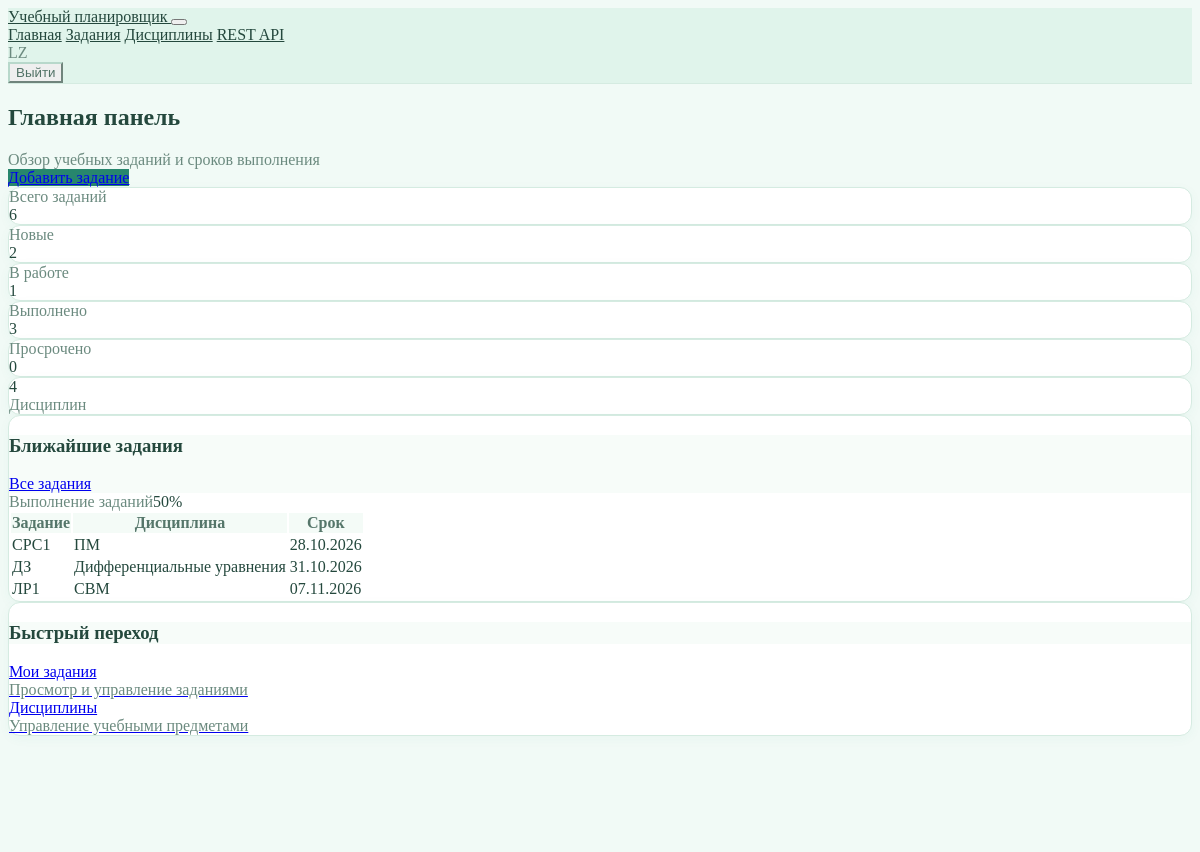
The app's page / (signed in) with its own data.
### planner/models.py (models this page shows, shortened)
class Task(models.Model):
    owner = models.ForeignKey(
        settings.AUTH_USER_MODEL, on_delete=models.CASCADE,
        related_name='tasks', null=True, blank=True, verbose_name='Владелец',
    )
    STATUS_CHOICES = [
        ('new', 'Новое'),
        ('in_progress', 'В работе'),
        ('completed', 'Выполнено'),
    ]
    title = models.CharField('Название задания', max_length=200)
    subject = models.ForeignKey(
        Subject,
        on_delete=models.PROTECT,
        related_name='tasks',
        verbose_name='Дисциплина',
    )
    due_date = models.DateField('Срок выполнения')
    status = models.CharField(
        'Статус',
        max_length=20,
        choices=STATUS_CHOICES,
        default='new',
    )
    class Meta:
        ordering = ['due_date', 'title']
        verbose_name = 'Задание'
        verbose_name_plural = 'Задания'

class Subject(models.Model):
    owner = models.ForeignKey(
        settings.AUTH_USER_MODEL, on_delete=models.CASCADE,
        related_name='subjects', null=True, blank=True, verbose_name='Владелец',
    )
    name = models.CharField('Название дисциплины', max_length=150)
    description = models.TextField('Описание', blank=True)
    class Meta:
        ordering = ['name']
        verbose_name = 'Дисциплина'
        verbose_name_plural = 'Дисциплины'

### planner/views.py (the view)
# urls.py: path('', views.dashboard, name='dashboard'),
@login_required
def dashboard(request):
    today = timezone.localdate()
    tasks = Task.objects.filter(owner=request.user).select_related('subject')
    total_tasks = tasks.count()
    completed_tasks = tasks.filter(status='completed').count()
    context = {
        'total_tasks': total_tasks,
        'completed_tasks': completed_tasks,
        'new_tasks': tasks.filter(status='new').count(),
        'in_progress_tasks': tasks.filter(status='in_progress').count(),
        'overdue_tasks': tasks.filter(due_date__lt=today).exclude(status='completed').count(),
        'subject_count': Subject.objects.filter(owner=request.user).count(),
        'completion_percent': round(completed_tasks / total_tasks * 100) if total_tasks else 0,
        'upcoming_tasks': tasks.filter(due_date__gte=today).exclude(status='completed').order_by('due_date')[:5],
    }
    return render(request, 'planner/dashboard.html', context)

### planner/templates/planner/dashboard.html (shortened to what this page needs)
{% extends 'planner/base.html' %}
{% block content %}
<div class="page-header d-print-none mb-4">
    <div class="row align-items-center">
        <div class="col">
            <h2 class="page-title">Главная панель</h2>
            <div class="text-secondary mt-1">Обзор учебных заданий и сроков выполнения</div>
        </div>
        <div class="col-auto">
            <a href="{% url 'planner:tasks' %}" class="btn btn-primary">Добавить задание</a>
        </div>
    </div>
</div>
<div class="row row-cards mb-4">
    <div class="col-12 col-sm-6 col-xl-3">{% include 'planner/includes/stats_card.html' with label='Всего заданий' value=total_tasks color='primary' icon='ti-list-check' %}</div>
    <div class="col-12 col-sm-6 col-xl-3">{% include 'planner/includes/stats_card.html' with label='Новые' value=new_tasks color='secondary' icon='ti-inbox' %}</div>
    <div class="col-12 col-sm-6 col-xl-3">{% include 'planner/includes/stats_card.html' with label='В работе' value=in_progress_tasks color='azure' icon='ti-clock' %}</div>
    <div class="col-12 col-sm-6 col-xl-3">{% include 'planner/includes/stats_card.html' with label='Выполнено' value=completed_tasks color='green' icon='ti-check' %}</div>
    <div class="col-12 col-sm-6 col-xl-3">{% include 'planner/includes/stats_card.html' with label='Просрочено' value=overdue_tasks color='red' icon='ti-alert-triangle' %}</div>
    <div class="col-12 col-sm-6 col-xl-3"><div class="card card-sm"><div class="card-body"><div class="row align-items-center"><div class="col-auto"><span class="avatar bg-purple-lt"></span></div><div class="col"><div class="font-weight-medium">{{ subject_count }}</div><div class="text-secondary">Дисциплин</div></div></div></div></div></div>
</div>
<div class="row row-cards">
    <div class="col-12 col-lg-8">
        <div class="card">
            <div class="card-header"><h3 class="card-title">Ближайшие задания</h3><div class="card-actions"><a href="{% url 'planner:tasks' %}">Все задания</a></div></div>
            <div class="card-body border-bottom"><div class="d-flex justify-content-between mb-2"><span class="text-secondary">Выполнение заданий</span><span class="fw-semibold">{{ completion_percent }}%</span></div></div>
            {% if upcoming_tasks %}
            <div class="table-responsive">
                <table class="table table-vcenter card-table">
                    <thead><tr><th>Задание</th><th>Дисциплина</th><th>Срок</th></tr></thead>
                    <tbody>{% for task in upcoming_tasks %}
                    <tr><td>{{ task.title }}</td><td>{{ task.subject.name }}</td><td>{{ task.due_date|date:'d.m.Y' }}</td></tr>
                    {% endfor %}</tbody>
                </table>
            </div>
            {% else %}
            <div class="card-body"><div class="empty">
                <div class="empty-icon"><i class="ti ti-calendar-check"></i></div>
                <p class="empty-title">Нет ближайших заданий</p>
                <p class="empty-subtitle text-secondary">Добавь новое задание, чтобы оно появилось здесь.</p>
            </div></div>
            {% endif %}
        </div>
    </div>
    <div class="col-12 col-lg-4">
        <div class="card h-100">
            <div class="card-header"><h3 class="card-title">Быстрый переход</h3></div>
            <div class="list-group list-group-flush">
                <a href="{% url 'planner:tasks' %}" class="list-group-item list-group-item-action">
                    <div class="row align-items-center"><div class="col-auto"><span class="avatar bg-primary-lt"></span></div>
                    <div class="col"><div class="fw-medium">Мои задания</div><div class="text-secondary small">Просмотр и управление заданиями</div></div><div class="col-auto"></div></div>
                </a>
                <a href="{% url 'planner:subjects' %}" class="list-group-item list-group-item-action">
                    <div class="row align-items-center"><div class="col-auto"><span class="avatar bg-azure-lt"></span></div>
                    <div class="col"><div class="fw-medium">Дисциплины</div><div class="text-secondary small">Управление учебными предметами</div></div><div class="col-auto"></div></div>
                </a>
            </div>
        </div>
    </div>
</div>
{% endblock %}

### planner/templates/planner/includes/navbar.html (shortened to what this page needs)
<header class="navbar navbar-expand-md d-print-none">
    <div class="container-xl">
        <a class="navbar-brand" href="{% if request.user.is_authenticated %}{% url 'planner:dashboard' %}{% else %}{% url 'planner:login' %}{% endif %}">
            Учебный планировщик
        </a>
        {% if request.user.is_authenticated %}
        <button class="navbar-toggler" type="button" data-bs-toggle="collapse" data-bs-target="#navbar-menu" aria-controls="navbar-menu" aria-expanded="false" aria-label="Открыть меню"></button>
        <div class="collapse navbar-collapse" id="navbar-menu">
            <div class="navbar-nav me-auto">
                <a class="nav-link {% if request.resolver_match.url_name == 'dashboard' %}active{% endif %}" href="{% url 'planner:dashboard' %}">Главная</a>
                <a class="nav-link {% if request.resolver_match.url_name == 'tasks' %}active{% endif %}" href="{% url 'planner:tasks' %}">Задания</a>
                <a class="nav-link {% if request.resolver_match.url_name == 'subjects' %}active{% endif %}" href="{% url 'planner:subjects' %}">Дисциплины</a>
                <a class="nav-link {% if request.resolver_match.url_name == 'api_console' %}active{% endif %}" href="{% url 'planner:api_console' %}">REST API</a>
            </div>
            <div class="navbar-nav align-items-md-center gap-md-2">
                <span class="navbar-text small text-secondary">{{ request.user.username }}</span>
                <form method="post" action="{% url 'planner:logout' %}">{% csrf_token %}<button type="submit" class="btn btn-outline-secondary btn-sm">Выйти</button></form>
            </div>
        </div>
        {% else %}
        <div class="navbar-nav ms-auto flex-row gap-2"><a class="btn btn-outline-primary btn-sm" href="{% url 'planner:login' %}">Войти</a><a class="btn btn-primary btn-sm" href="{% url 'planner:register' %}">Регистрация</a></div>
        {% endif %}
    </div>
</header>

### planner/static/planner/css/custom.css (style rules this page uses)
:root { --mint-bg: #f1faf6; --mint-surface: #ffffff; --mint-primary: #27866d; --mint-primary-dark: #1f6f5a; --mint-border: #d5ebe1; --mint-text: #24483d; --mint-muted: #6b8a7f; }
body { background: var(--mint-bg); color: var(--mint-text); }
.navbar, .navbar-expand-md, .navbar-brand { background-color: #e0f4eb; }
.navbar { border-bottom: 1px solid var(--mint-border); }
.navbar-brand, .navbar a { color: var(--mint-text); }
.page-title { color: var(--mint-text); }
.card { border: 1px solid var(--mint-border); border-radius: 12px; background: var(--mint-surface); box-shadow: 0 3px 12px rgba(39, 134, 109, 0.045); }
.card-header { background: #f7fcf9; border-bottom-color: var(--mint-border); }
.card-title, .form-label { color: var(--mint-text); }
.btn-primary { --tblr-btn-bg: var(--mint-primary); --tblr-btn-border-color: var(--mint-primary); --tblr-btn-hover-bg: var(--mint-primary-dark); --tblr-btn-hover-border-color: var(--mint-primary-dark); background-color: var(--mint-primary); border-color: var(--mint-primary); }
.btn-outline-secondary { color: #527367; border-color: #b8d8cb; }
.table > :not(caption) > * > * { border-bottom-color: #e1efe8; }
.table thead th { background: #f4fbf7; color: #55766a; }
.text-secondary { color: var(--mint-muted) !important; }

### records on screen
Task: title "СРС1", subject.name "ПМ", due_date "28.10.2026"
Task: title "ДЗ", subject.name "Дифференциальные уравнения", due_date "31.10.2026"
Task: title "ЛР1", subject.name "СВМ", due_date "07.11.2026"

### other values on screen
{{ request.user.username }} "LZ"
{{ label }} "Всего заданий Новые В работе Выполнено Просрочено"
{{ value }} "6 2 1 3 0"
{{ subject_count }} "4"
{{ completion_percent }} "50"
